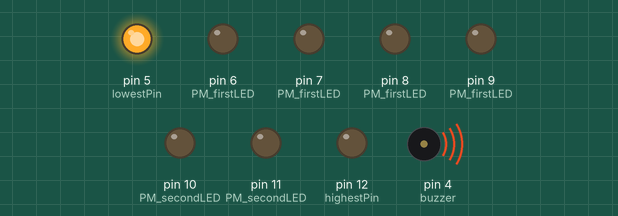
Recording of a sketch running on a simulated Arduino Uno, built with avr-gcc and run on an emulated ATmega328P. Shown: output pins drawn as LEDs (lit = HIGH), buzzer (waves = sounding).

Above: at 0.1 s.
At 4.3 s:
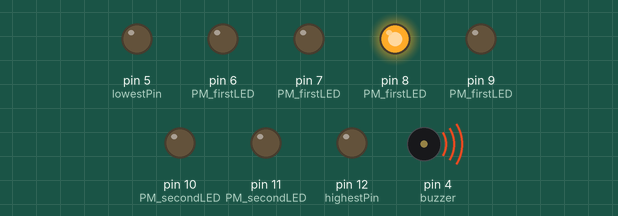
At 9.1 s:
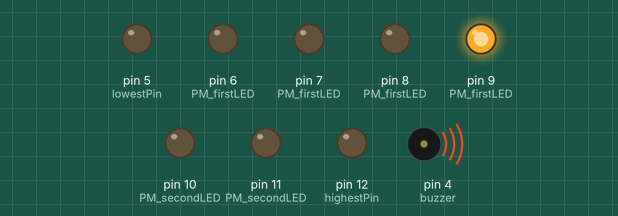
At 19.3 s:
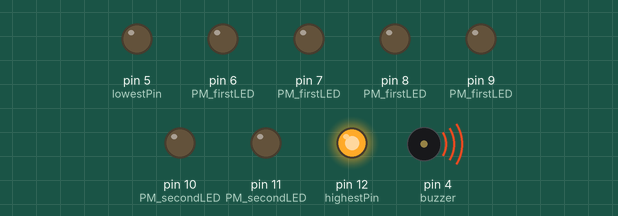
At 29.5 s:
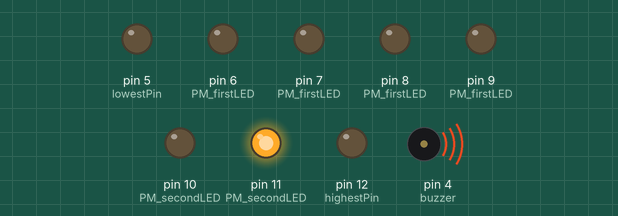
At 38.5 s:
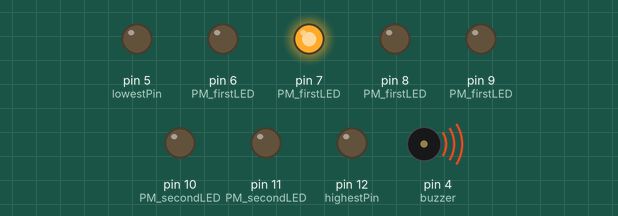
Timing chart, 0 to 40.0 s (numbered marks = the images above):
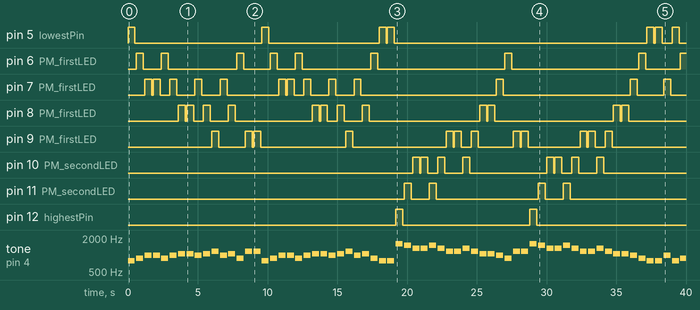

Measured:
- by itself, pin 5 (lowestPin): LOW → HIGH at 0.00 s, → LOW 0.50 s later, → HIGH 9.1 s later, → LOW 0.50 s later, … (14 changes in this stretch)
- by itself, pin 6 (PM_firstLED): LOW → HIGH at 0.60 s, → LOW 0.50 s later, → HIGH 1.3 s later, → LOW 0.50 s later, … (17 changes in this stretch)
- by itself, pin 7 (PM_firstLED): LOW → HIGH at 1.2 s, → LOW 0.50 s later, → HIGH 0.10 s later, → LOW 0.50 s later, … (26 changes in this stretch)
- by itself, pin 8 (PM_firstLED): LOW → HIGH at 3.6 s, → LOW 0.50 s later, → HIGH 0.10 s later, → LOW 0.50 s later, … (24 changes in this stretch)
- by itself, pin 9 (PM_firstLED): LOW → HIGH at 6.0 s, → LOW 0.50 s later, → HIGH 1.9 s later, → LOW 0.50 s later, … (24 changes in this stretch)
- by itself, pin 10 (PM_secondLED): LOW → HIGH at 20.4 s, → LOW 0.50 s later, → HIGH 0.10 s later, → LOW 0.50 s later, … (16 changes in this stretch)
- by itself, pin 11 (PM_secondLED): LOW → HIGH at 19.8 s, → LOW 0.50 s later, → HIGH 1.3 s later, → LOW 0.50 s later, … (8 changes in this stretch)
- by itself, pin 12 (highestPin): LOW → HIGH at 19.2 s, → LOW 0.50 s later, → HIGH 9.1 s later, → LOW 0.50 s later, … (4 changes in this stretch)

The sketch:

musical_lights.ino
```cpp
#include "pitches.h"
#include "ledPitches.h"

// pins
const int buzzer = 4;//the buzzer pin
const int lowestPin = 5;//the lowest led
const int highestPin = 12;//the highest led


// note duration in milliseconds
// based on 60 beats per minute
const int sixteenth = 250;
const int eighth = 500;
const int breath = 100;
const int quarter = 1000;
const int dotted_quarter = 1500;
const int half = 2000;
const int dotted_half = 3000;
const int whole = 4000;


/*******************
 * Perpetual Motion
 *******************/


// first and fourth stanzas
// Music
int PM_first[] =
{
    NOTE_G5, NOTE_A5, NOTE_B5, NOTE_B5, NOTE_A5, NOTE_B5, NOTE_C6, NOTE_C6,
    NOTE_B5, NOTE_C6, NOTE_D6, NOTE_B5, NOTE_C6, NOTE_A5, NOTE_D6, NOTE_D6,
    NOTE_G5, NOTE_A5, NOTE_B5, NOTE_B5, NOTE_A5, NOTE_B5, NOTE_C6, NOTE_C6,
    NOTE_B5, NOTE_C6, NOTE_D6, NOTE_B5, NOTE_C6, NOTE_A5, NOTE_G5, NOTE_G5
};

// first and fourth stanzas
// lights
int PM_firstLED[] =
{
    N_G, N_A, N_B, N_B, N_A, N_B, N_C, N_C, N_B, N_C,
    N_D, N_B, N_C, N_A, N_D, N_D, N_G, N_A, N_B, N_B,
    N_A, N_B, N_C, N_C, N_B, N_C, N_D, N_B, N_C, N_A,
    N_G, N_G
};

// second stanza
// Music
int PM_second[] =
{
    NOTE_G6, NOTE_FS6, NOTE_E6, NOTE_E6, NOTE_FS6, NOTE_E6, NOTE_D6, NOTE_D6,
    NOTE_E6, NOTE_D6, NOTE_C6, NOTE_C6, NOTE_B5, NOTE_A5, NOTE_D6, NOTE_D6,
    NOTE_G6, NOTE_FS6, NOTE_E6, NOTE_E6, NOTE_FS6, NOTE_E6, NOTE_D6, NOTE_D6,
    NOTE_E6, NOTE_D6, NOTE_C6, NOTE_C6, NOTE_B5, NOTE_A5, NOTE_G5, NOTE_G5
};

// second stanza
// lights
int PM_secondLED[] =
{
    N_HG, N_FS, N_E, N_E, N_FS, N_E, N_D, N_D,
    N_E, N_D, N_C, N_C, N_B, N_A, N_D, N_D,
    N_HG, N_FS, N_E, N_E, N_FS, N_E, N_D, N_D,
    N_E, N_D, N_C, N_C, N_B, N_A, N_G, N_G
};

// third stanza
// repeat twice
int PM_third[] =
{
    NOTE_B5, NOTE_G5, NOTE_A5, NOTE_A5, NOTE_C6, NOTE_A5, NOTE_B5, NOTE_B5,
    NOTE_D6, NOTE_B5, NOTE_C6, NOTE_D6, NOTE_E6, NOTE_FS6, NOTE_G6, NOTE_G6
};

// third stanza
// repeat twice
int PM_thirdLED[] =
{
    N_B, N_G, N_A, N_A, N_C, N_A, N_B, N_B,
    N_D, N_B, N_C, N_D, N_E, N_FS, N_HG, N_HG
};


/*
 * initialize the pins
 */
void setup()
{
    //set pins 0 through 8 as output
    for(int thisPin = buzzer;thisPin <= (highestPin);thisPin++)
    {
    pinMode(thisPin,OUTPUT); //initialize thisPin as an output
    }
}// end setup

/*
 * arduino's main
 */
void loop() {

    for (int thisNote = 0; thisNote < 32; thisNote++)
    {
        tone(buzzer,PM_first[thisNote], eighth); //turn the buzzer on
        digitalWrite(PM_firstLED[thisNote], HIGH);
        delay(eighth);
        digitalWrite(PM_firstLED[thisNote], LOW);
        delay(breath);
    }// end for

    for (int thisNote = 0; thisNote < 32; thisNote++)
    {
        tone(buzzer,PM_second[thisNote], eighth); //turn the buzzer on
        digitalWrite(PM_secondLED[thisNote], HIGH);
        delay(eighth);
        digitalWrite(PM_secondLED[thisNote], LOW);
        delay(breath);
    }// end for

    int twice = 2;
    while (twice > 0)
    {
        for (int thisNote = 0; thisNote < 16; thisNote++)
        {
            tone(buzzer,PM_third[thisNote], eighth); //turn the buzzer on
            digitalWrite(PM_thirdLED[thisNote], HIGH);
            delay(eighth);
            digitalWrite(PM_thirdLED[thisNote], LOW);
            delay(breath);
        }// end for

        twice--;
    }//end while

    for (int thisNote = 0; thisNote < 32; thisNote++)
    {
        tone(buzzer,PM_first[thisNote], eighth); //turn the buzzer on
        digitalWrite(PM_firstLED[thisNote], HIGH);
        delay(eighth);
        digitalWrite(PM_firstLED[thisNote], LOW);
        delay(breath);
    }// end for

}// end loop
```

ledPitches.h
```cpp
#define N_G 5
#define N_A 6
#define N_B 7
#define N_C 8
#define N_D 9
#define N_E 10
#define N_FS 11
#define N_HG 12
```

pitches.h
```cpp
 #define NOTE_B0  31
 #define NOTE_C1  33
 #define NOTE_CS1 35
 #define NOTE_D1  37
 #define NOTE_DS1 39
 #define NOTE_E1  41
 #define NOTE_F1  44
 #define NOTE_FS1 46
 #define NOTE_G1  49
 #define NOTE_GS1 52
 #define NOTE_A1  55
 #define NOTE_AS1 58
 #define NOTE_B1  62
 #define NOTE_C2  65
 #define NOTE_CS2 69
 #define NOTE_D2  73
 #define NOTE_DS2 78
 #define NOTE_E2  82
 #define NOTE_F2  87
 #define NOTE_FS2 93
 #define NOTE_G2  98
 #define NOTE_GS2 104
 #define NOTE_A2  110
 #define NOTE_AS2 117
 #define NOTE_B2  123
 #define NOTE_C3  131
 #define NOTE_CS3 139
 #define NOTE_D3  147
 #define NOTE_DS3 156
 #define NOTE_E3  165
 #define NOTE_F3  175
 #define NOTE_FS3 185
 #define NOTE_G3  196
 #define NOTE_GS3 208
 #define NOTE_A3  220
 #define NOTE_AS3 233
 #define NOTE_B3  247
 #define NOTE_C4  262
 #define NOTE_CS4 277
 #define NOTE_D4  294
 #define NOTE_DS4 311
 #define NOTE_E4  330
 #define NOTE_F4  349
 #define NOTE_FS4 370
 #define NOTE_G4  392
 #define NOTE_GS4 415
 #define NOTE_A4  440
 #define NOTE_AS4 466
 #define NOTE_B4  494
 #define NOTE_C5  523
 #define NOTE_CS5 554
 #define NOTE_D5  587
 #define NOTE_DS5 622
 #define NOTE_E5  659
 #define NOTE_F5  698
 #define NOTE_FS5 740
 #define NOTE_G5  784
 #define NOTE_GS5 831
 #define NOTE_A5  880
 #define NOTE_AS5 932
 #define NOTE_B5  988
 #define NOTE_C6  1047
 #define NOTE_CS6 1109
 #define NOTE_D6  1175
 #define NOTE_DS6 1245
 #define NOTE_E6  1319
 #define NOTE_F6  1397
 #define NOTE_FS6 1480
 #define NOTE_G6  1568
 #define NOTE_GS6 1661
 #define NOTE_A6  1760
 #define NOTE_AS6 1865
 #define NOTE_B6  1976
 #define NOTE_C7  2093
 #define NOTE_CS7 2217
 #define NOTE_D7  2349
 #define NOTE_DS7 2489
 #define NOTE_E7  2637
 #define NOTE_F7  2794
 #define NOTE_FS7 2960
 #define NOTE_G7  3136
 #define NOTE_GS7 3322
 #define NOTE_A7  3520
 #define NOTE_AS7 3729
 #define NOTE_B7  3951
 #define NOTE_C8  4186
 #define NOTE_CS8 4435
 #define NOTE_D8  4699
 #define NOTE_DS8 4978
```
